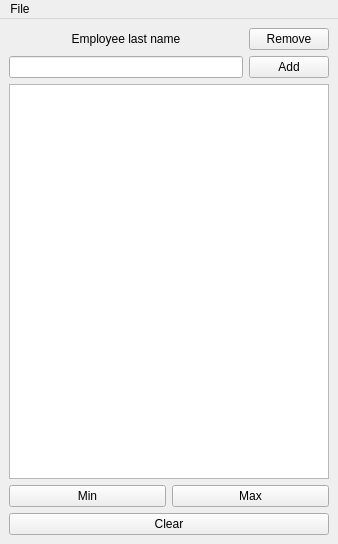
<?xml version="1.0" encoding="UTF-8"?>
<ui version="4.0">
 <class>MainWindow</class>
 <widget class="QMainWindow" name="MainWindow">
  <property name="geometry">
   <rect>
    <x>0</x>
    <y>0</y>
    <width>338</width>
    <height>544</height>
   </rect>
  </property>
  <property name="windowTitle">
   <string>MainWindow</string>
  </property>
  <widget class="QWidget" name="centralwidget">
   <layout class="QVBoxLayout" name="verticalLayout_4">
    <item>
     <layout class="QGridLayout" name="gridLayout">
      <item row="0" column="0">
       <layout class="QHBoxLayout" name="horizontalLayout_2">
        <item>
         <layout class="QVBoxLayout" name="verticalLayout_2">
          <item>
           <widget class="QLabel" name="label">
            <property name="text">
             <string>Employee last name</string>
            </property>
            <property name="alignment">
             <set>Qt::AlignCenter</set>
            </property>
           </widget>
          </item>
          <item>
           <widget class="QLineEdit" name="lineEdit"/>
          </item>
         </layout>
        </item>
        <item>
         <layout class="QVBoxLayout" name="verticalLayout">
          <item>
           <widget class="QPushButton" name="Remove">
            <property name="text">
             <string>Remove</string>
            </property>
           </widget>
          </item>
          <item>
           <widget class="QPushButton" name="Add">
            <property name="text">
             <string>Add</string>
            </property>
           </widget>
          </item>
         </layout>
        </item>
       </layout>
      </item>
      <item row="1" column="0">
       <widget class="QListWidget" name="listWidget"/>
      </item>
      <item row="2" column="0">
       <layout class="QHBoxLayout" name="horizontalLayout">
        <item>
         <widget class="QPushButton" name="Min">
          <property name="text">
           <string>Min</string>
          </property>
         </widget>
        </item>
        <item>
         <widget class="QPushButton" name="Max">
          <property name="text">
           <string>Max</string>
          </property>
         </widget>
        </item>
       </layout>
      </item>
      <item row="3" column="0">
       <widget class="QPushButton" name="Clear">
        <property name="text">
         <string>Clear</string>
        </property>
       </widget>
      </item>
     </layout>
    </item>
   </layout>
  </widget>
  <widget class="QMenuBar" name="menubar">
   <property name="geometry">
    <rect>
     <x>0</x>
     <y>0</y>
     <width>338</width>
     <height>21</height>
    </rect>
   </property>
   <widget class="QMenu" name="menuFile">
    <property name="title">
     <string>File</string>
    </property>
    <addaction name="actionSave"/>
    <addaction name="actionOpen"/>
   </widget>
   <addaction name="menuFile"/>
  </widget>
  <action name="actionSave">
   <property name="text">
    <string>Save</string>
   </property>
  </action>
  <action name="actionOpen">
   <property name="text">
    <string>Open</string>
   </property>
  </action>
 </widget>
 <resources/>
 <connections/>
</ui>
